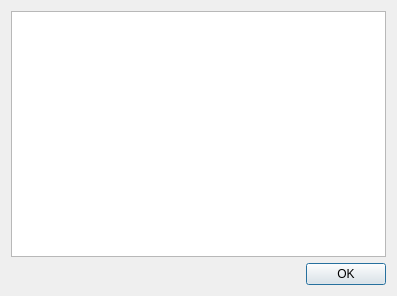
<?xml version="1.0" encoding="UTF-8"?>
<ui version="4.0">
 <class>PacketStats</class>
 <widget class="QDialog" name="PacketStats">
  <property name="geometry">
   <rect>
    <x>0</x>
    <y>0</y>
    <width>397</width>
    <height>296</height>
   </rect>
  </property>
  <property name="windowTitle">
   <string>Dialog</string>
  </property>
  <layout class="QVBoxLayout" name="verticalLayout">
   <item>
    <widget class="QTreeView" name="treeView">
     <property name="editTriggers">
      <set>QAbstractItemView::NoEditTriggers</set>
     </property>
    </widget>
   </item>
   <item>
    <widget class="QDialogButtonBox" name="buttonBox">
     <property name="orientation">
      <enum>Qt::Horizontal</enum>
     </property>
     <property name="standardButtons">
      <set>QDialogButtonBox::Ok</set>
     </property>
    </widget>
   </item>
  </layout>
 </widget>
 <resources/>
 <connections>
  <connection>
   <sender>buttonBox</sender>
   <signal>accepted()</signal>
   <receiver>PacketStats</receiver>
   <slot>accept()</slot>
   <hints>
    <hint type="sourcelabel">
     <x>248</x>
     <y>254</y>
    </hint>
    <hint type="destinationlabel">
     <x>157</x>
     <y>274</y>
    </hint>
   </hints>
  </connection>
  <connection>
   <sender>buttonBox</sender>
   <signal>rejected()</signal>
   <receiver>PacketStats</receiver>
   <slot>reject()</slot>
   <hints>
    <hint type="sourcelabel">
     <x>316</x>
     <y>260</y>
    </hint>
    <hint type="destinationlabel">
     <x>286</x>
     <y>274</y>
    </hint>
   </hints>
  </connection>
 </connections>
</ui>
